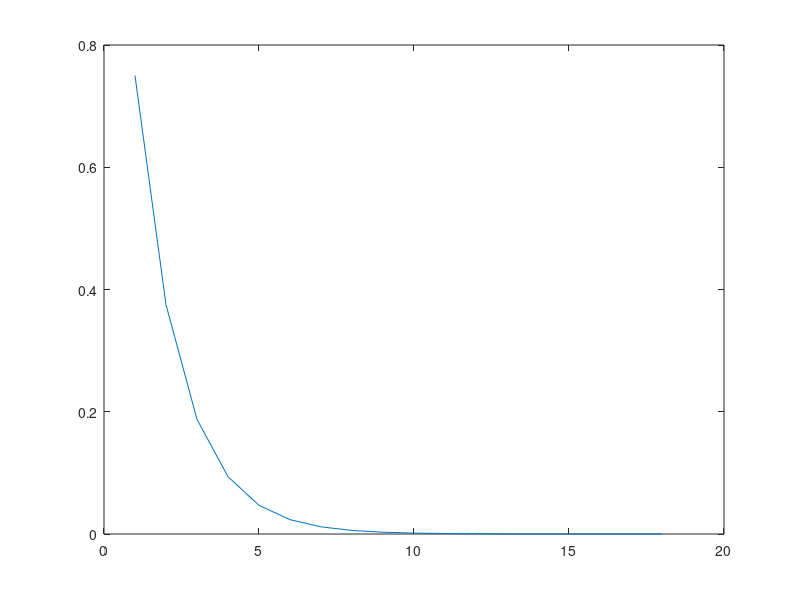
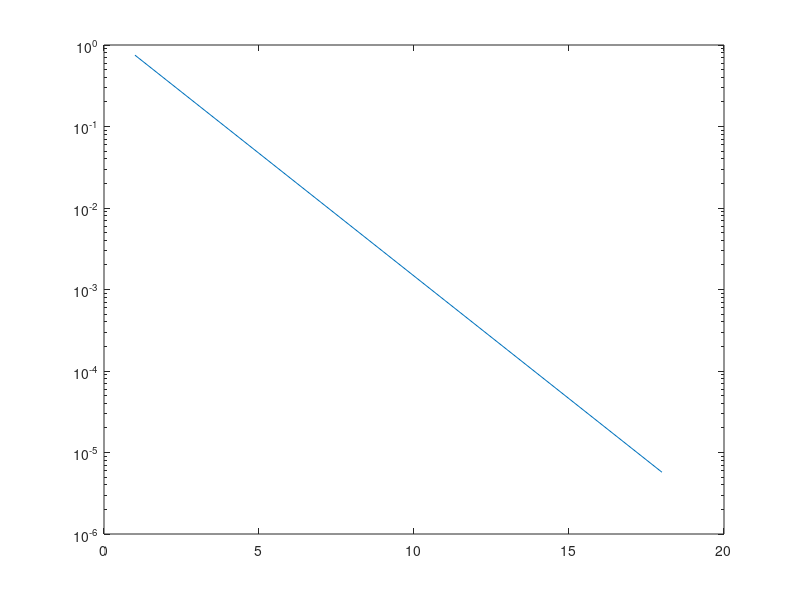

The MATLAB script that drew these images, in order:
%calcolo della radice di cos(2x)^2-x^2
%intervallo [0,1.5]


clear
clc
close all

tolleranza=10^(-5);
a=0;
b=1.5;

err=1;

i = 1;

while err>tolleranza
    x=(a+b)/2;
    if (cos(2*a)^2-a^2)*(cos(2*x)^2-x^2) <0
        b = x;
    elseif (cos(2*a)^2-a^2)*(cos(2*x)^2-x^2) == 0
        disp("x è radice ");
        return;
    else
        a = x;
    end
    err=abs(b-a);
    e(i) = err;
    i = i+1;
end
plot(e);
x
figure;
semilogy(e);
